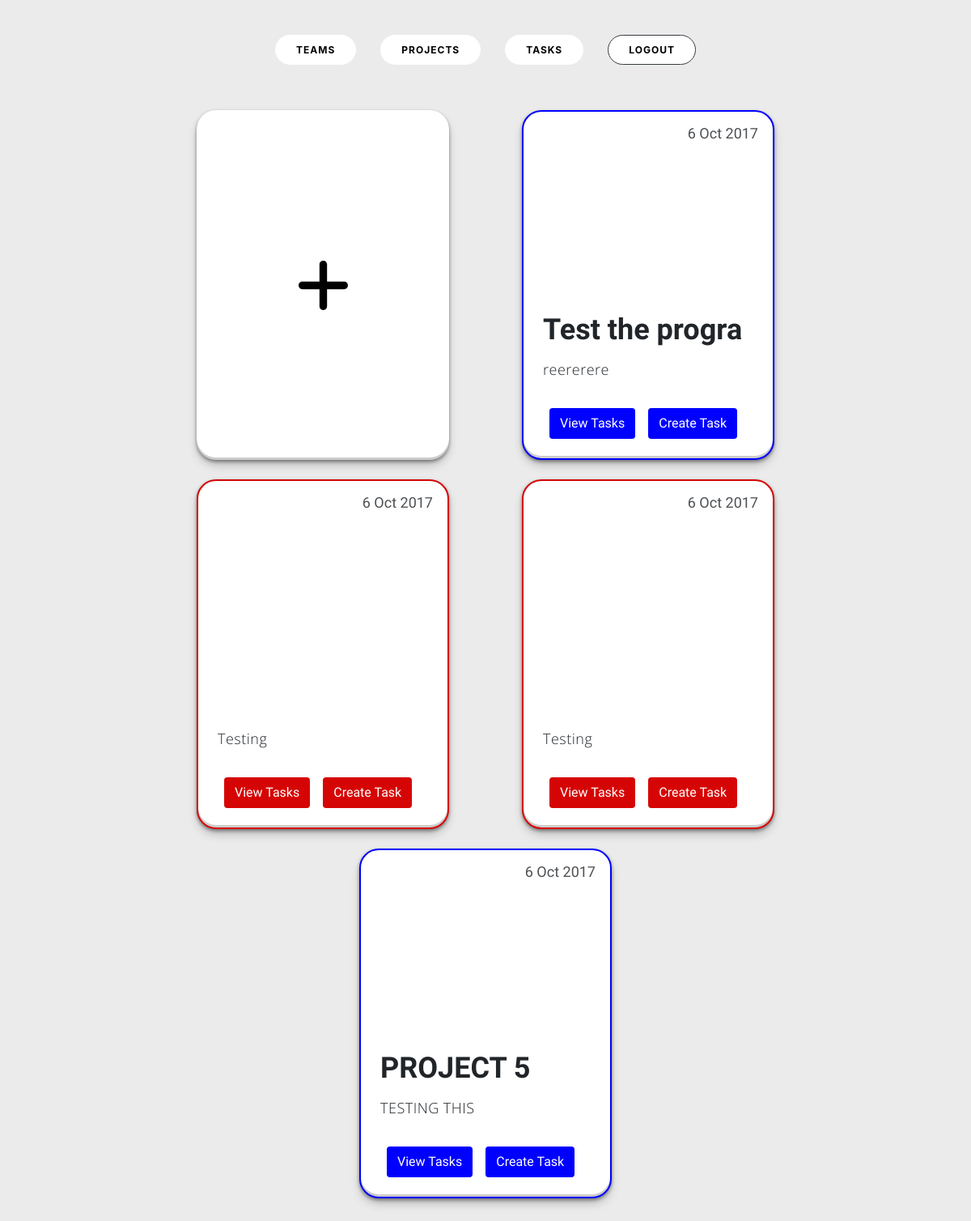
Page / (signed in) on the earlier database version.
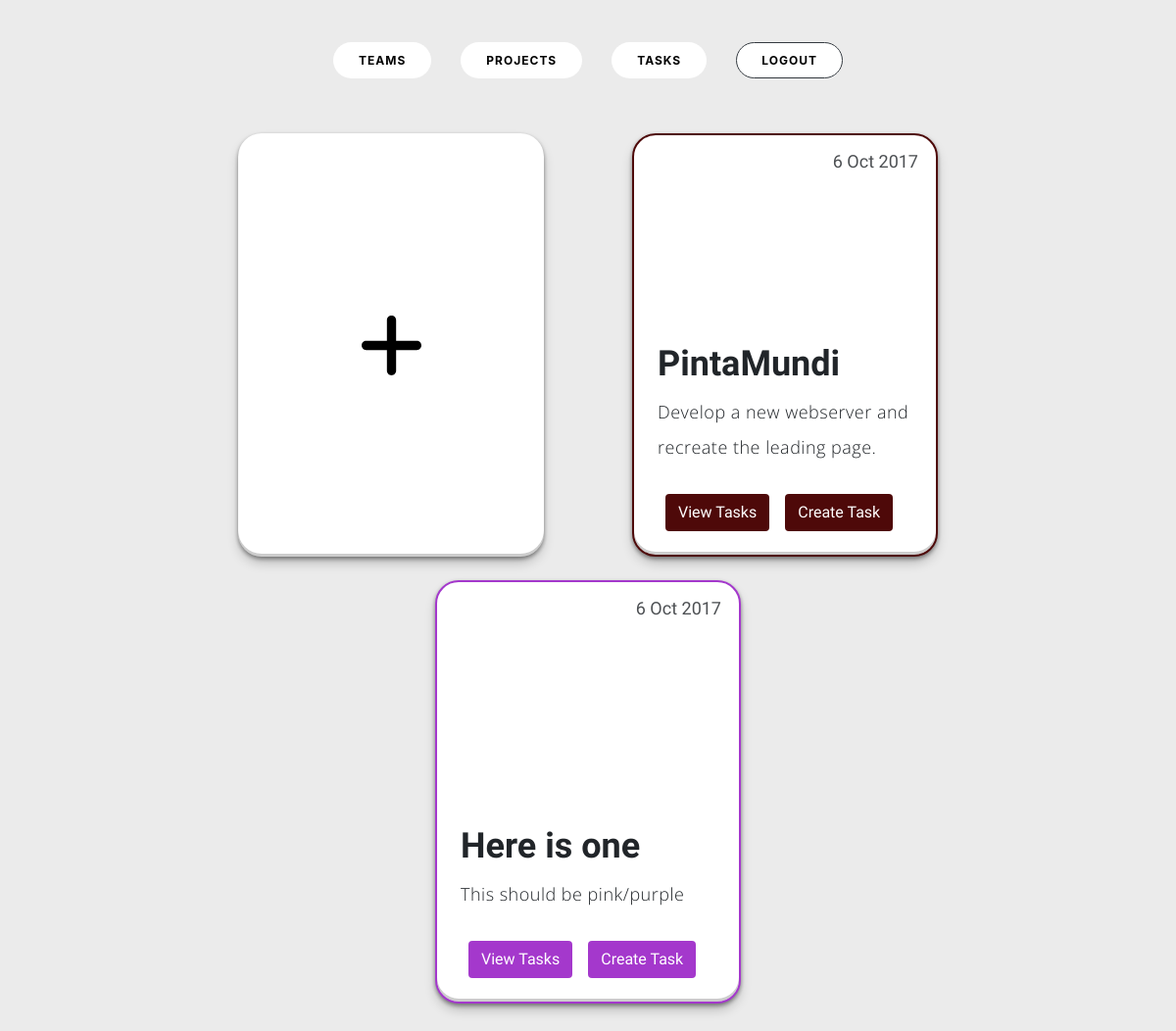
Same page on the later database version.
### network/models.py (models this page shows, shortened)
class Project(models.Model):
    name = models.CharField(max_length=255)
    objective = models.TextField()
    team = models.ForeignKey(Team, on_delete=models.CASCADE)
    members = models.ManyToManyField(User, related_name='projects', default=None, null=True,)
    color = models.CharField(max_length=7, default=None, null=True, blank=True)

### network/views.py (the view)
# urls.py: path("", views.index, name="index"),
def index(request):
    current_user = request.user
    projects = current_user.projects.all()
    context = {
        'projects': projects
    }
    return render(request, "network/index.html", context)

### network/templates/network/index.html (shortened to what this page needs)
{% extends "network/layout.html" %}
{% block body %}
<section class="cards-wrapper row pt-3 pb-5 px-5  w-75">
    <div class="card-grid-space col pb-4">
        <a class="project_card m-auto white_bg" href="{% url 'create_project'%}">
        </a>
    </div>
    {% for project in projects %}
    <div class="card-grid-space col pb-4">
        <a class="project_card m-auto project_{{ project.id }}" style="border-color: {{ project.color }}; border-width: 2px;">
            <div>
                <h1>{{ project.name }}</h1>
                <p>{{ project.objective }}</p>
                <div class="date">6 Oct 2017</div>
                <div class="tags">
                    <div class="btn task_button text-white mx-2" style="background-color: {{ project.color }}"; onclick="viewTasks({{project.id}})">View Tasks</div>
                    <div class="btn task_button text-white mx-2" style="background-color: {{ project.color }}"; onclick="createTask({{project.id}})">Create Task</div>
                </div>
            </div>
        </a>
    </div>
    {% endfor %}
</section>
{% endblock %}

Differences in the rows shown:
removed Project: {{ project.id }} 2 (drawn), name "Test the progra", objective "reererere", color "#0000ff" (drawn)
removed Project: objective "Testing", color "#d60505" (drawn)
removed Project: objective "Testing", color "#d60505" (drawn)
removed Project: name "PROJECT 5", objective "TESTING THIS", color "#0000ff" (drawn)
added Project: name "PintaMundi", objective "Develop a new webserver and recreate the leading page.", color "#4e0909" (drawn)
added Project: name "Here is one", objective "This should be pink/purple", color "#a438cc" (drawn)
